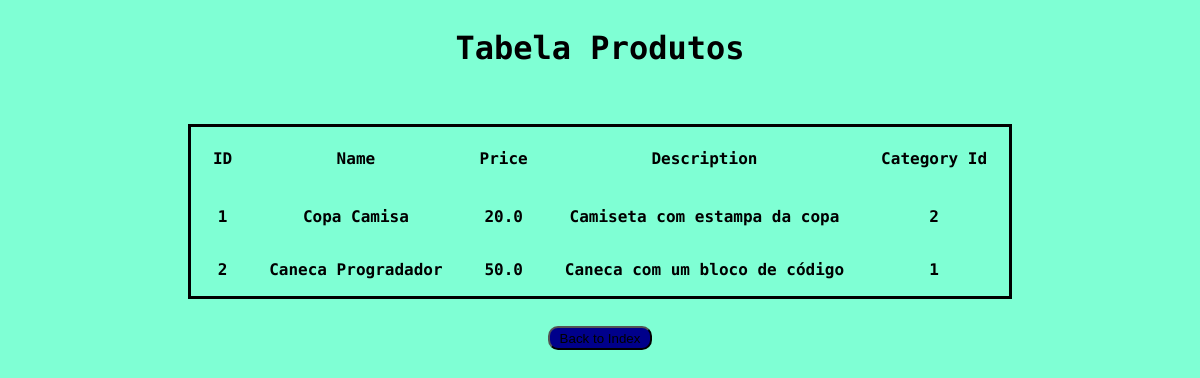
The app's page /view_product/999999, older data.
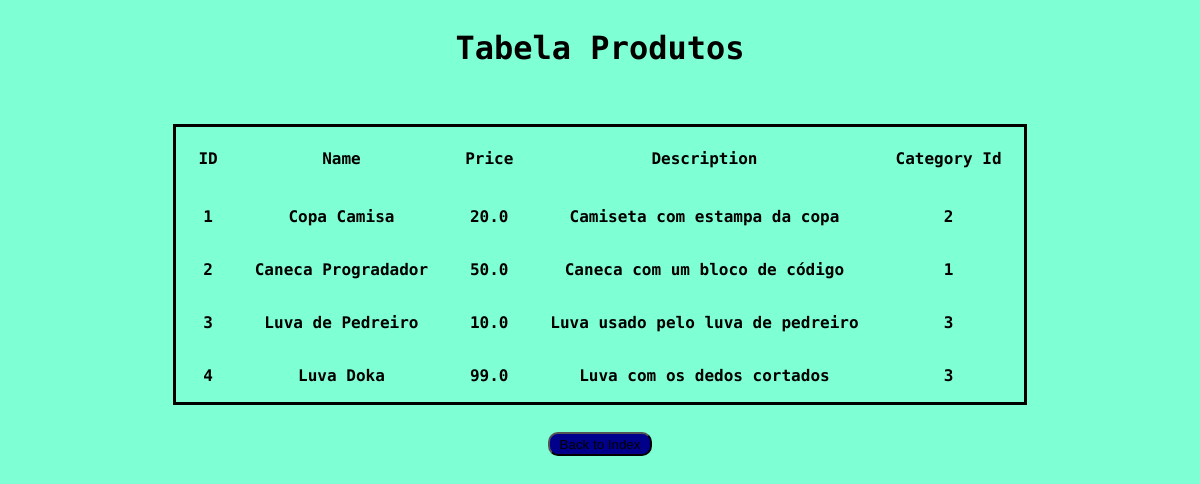
The same page, newer data.
### tables this page shows
CREATE TABLE "products" (
	"ID"	INTEGER  PRIMARY KEY AUTOINCREMENT NOT NULL,
	"NAME"	TEXT,
	"PRICE"	REAL,
    "DESCRIPTION" TEXT,
    "CATEGORY_ID" INTEGER,
	FOREIGN KEY(CATEGORY_ID) REFERENCES category(ID)
);

### app.py (the view)
@app.route("/view_product/<int:id>", methods=["POST", "GET"])
def view_product(id):
    if request.method == 'POST':
        id_product = request.form['ID_PRODUCT']
        return redirect(url_for("view_product", id = id_product))
    else:
        if id == 999999: # arrumar essa condição feia do código
            return render_template("view_product.html", info = CatchData("products"), conditon = False)
        elif id != 0:
            return render_template("view_product.html", info = CatchDataByID("products", id), conditon = False)
        else:
            return render_template("view_product.html", info = CatchDataByID("products", id), conditon = True)

### dataOperations.py (called while the page is built)
def CatchData (table):
    con=sqlite3.connect("crud_produtos.db")
    cur = con.cursor()
    cur.execute("SELECT * FROM {t};".format(t = table))
    return cur.fetchall()

### templates/view_product.html (shortened to what this page needs)
<!DOCTYPE html>
<html lang="en">
<head>
    <link rel="stylesheet" href="/static/main.css">
    <link rel="stylesheet" href="/static/index.css">
</head>
<body>
    {% if conditon %}
        <form method="post">
            <input type="number" name="ID_PRODUCT" placeholder="Insira o id de produto a ser consultado" required>
            <button type="submit"> View Product </button>
        </form>
        <button><a href='{{url_for("view_product", id = 999999)}}'> View all Products </a></button>
    {% else %}
        <div class="data-products">
            <h1> Tabela Produtos </h1>
            <table>
                <tr class="table-top">
                    <th>ID</th>
                    <th>Name</th>
                    <th>Price</th>
                    <th>Description</th>
                    <th>Category Id</th>
                </tr>
                    {% for d in info %}
                        {% for x in d %}
                            <td> {{ x }}</td>
                        {% endfor %}
                    {% endfor %}
            </table>
        </div>
    {% endif %}
    <button><a href='{{url_for("index")}}'> Back to Index </a></button>
</body>
</html>

### static/main.css (style rules this page uses)
body { background-color: aquamarine; font-size: medium; font-weight: bold; font-family: 'Roboto Mono', monospace; display: grid; align-items: center; justify-content: center; align-content: center; justify-items: center; }
div { display: grid; align-content: center; justify-content: center; align-items: center; }
h1 { display: flex; margin-bottom: 50px; align-items: center; justify-content: center; }
a { text-decoration: none; color: black; }
button { display: flex; margin: 20px; padding: 10px; height: 20px; border-radius: 10px; background-color: darkblue; justify-content: center; align-items: center; }

### static/index.css (style rules this page uses)
table { margin: 10px; outline-style: solid; }
th { padding: 20px; text-align: center; }
td { padding: 15px; text-align: center; }

Row changes from the older to the newer data that the page shows:
added products: d "3" "3", NAME "Luva de Pedreiro", PRICE "10.0", DESCRIPTION "Luva usado pelo luva de pedreiro"
added products: d "4" "3", NAME "Luva Doka", PRICE "99.0", DESCRIPTION "Luva com os dedos cortados"
